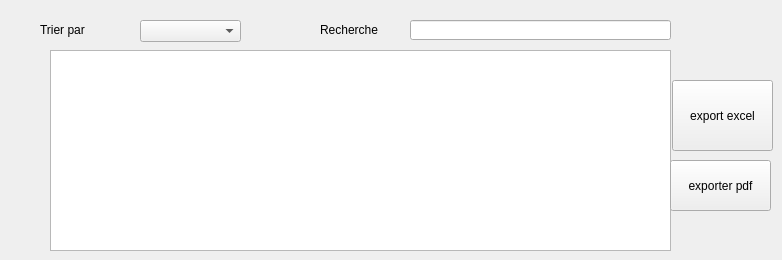
     <widget class="QWidget" name="Consulter_2">
      <attribute name="title">
       <string>Consulter</string>
      </attribute>
      <widget class="QTableView" name="tableView_depense">
       <property name="geometry">
        <rect>
         <x>50</x>
         <y>50</y>
         <width>621</width>
         <height>201</height>
        </rect>
       </property>
      </widget>
      <widget class="QLineEdit" name="recherche_depense">
       <property name="geometry">
        <rect>
         <x>410</x>
         <y>20</y>
         <width>261</width>
         <height>20</height>
        </rect>
       </property>
      </widget>
      <widget class="QComboBox" name="comboBox_tri_dp">
       <property name="geometry">
        <rect>
         <x>140</x>
         <y>20</y>
         <width>101</width>
         <height>22</height>
        </rect>
       </property>
      </widget>
      <widget class="QLabel" name="label_35">
       <property name="geometry">
        <rect>
         <x>40</x>
         <y>20</y>
         <width>81</width>
         <height>20</height>
        </rect>
       </property>
       <property name="text">
        <string>Trier par</string>
       </property>
      </widget>
      <widget class="QLabel" name="label_36">
       <property name="geometry">
        <rect>
         <x>320</x>
         <y>20</y>
         <width>71</width>
         <height>20</height>
        </rect>
       </property>
       <property name="text">
        <string>Recherche</string>
       </property>
      </widget>
      <widget class="QPushButton" name="excel">
       <property name="geometry">
        <rect>
         <x>672</x>
         <y>80</y>
         <width>101</width>
         <height>71</height>
        </rect>
       </property>
       <property name="text">
        <string>export excel</string>
       </property>
      </widget>
      <widget class="QPushButton" name="export_2">
       <property name="geometry">
        <rect>
         <x>670</x>
         <y>160</y>
         <width>101</width>
         <height>51</height>
        </rect>
       </property>
       <property name="text">
        <string>exporter pdf</string>
       </property>
      </widget>
     </widget>
